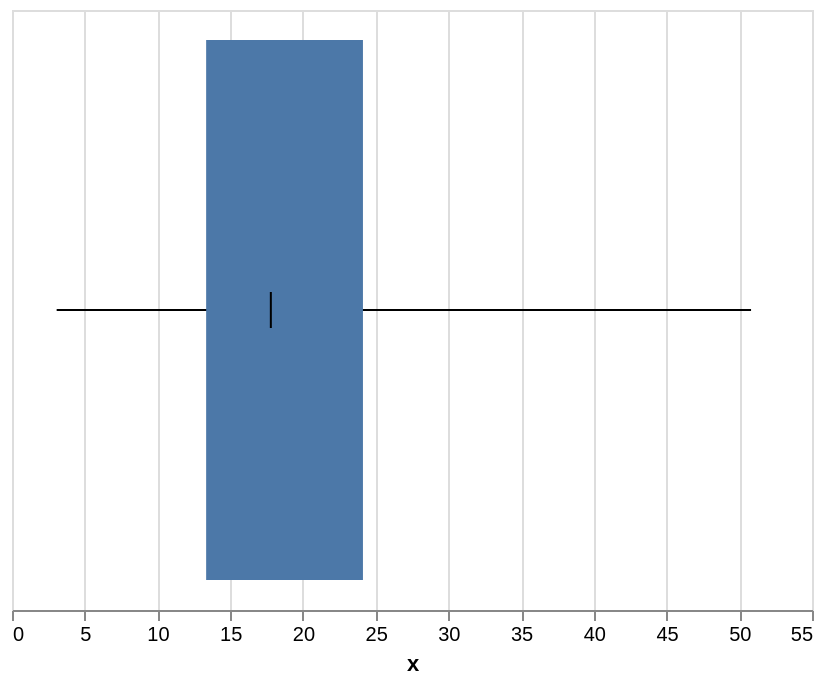

Write the Vega-Lite specification saved for this chart.
### Vega-Lite specification from a JSON file in a GitHub repository (floating-point values rounded to 4 significant figures; data arrays with more than 128 entries replaced by an {"elided": "..."} marker saying what was removed)
{"$schema": "https://vega.github.io/schema/vega-lite/v5.json", "config": {"range": {"category": ["rgba(49,115,161,1)", "rgba(224,128,44,1)", "rgba(58,145,58,1)", "rgba(192,60,61,1)", "rgba(147,113,178,1)", "rgba(131,91,83,1)", "rgba(213,132,188,1)", "rgba(127,127,127,1)", "rgba(168,169,53,1)", "rgba(45,171,184,1)"]}, "view": {"height": 300, "width": 400}}, "data": {"values": {"elided": "244 records"}}, "layer": [{"encoding": {"x": {"aggregate": "min", "field": "x", "type": "quantitative"}, "x2": {"aggregate": "max", "field": "x", "type": "quantitative"}}, "mark": "rule"}, {"encoding": {"x": {"aggregate": "q1", "axis": {"title": "x"}, "field": "x", "type": "quantitative"}, "x2": {"aggregate": "q3", "field": "x", "type": "quantitative"}}, "mark": "bar"}, {"encoding": {"x": {"aggregate": "median", "field": "x", "type": "quantitative"}}, "mark": {"color": "black", "size": 18, "type": "tick"}}]}
